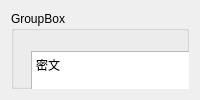
   <widget class="QWidget" name="tab_linetest">
    <attribute name="title">
     <string>千寻账号</string>
    </attribute>
    <layout class="QVBoxLayout" name="verticalLayout_2">
     <item>
      <widget class="QGroupBox" name="groupBox_3">
       <property name="title">
        <string>GroupBox</string>
       </property>
       <widget class="QPushButton" name="pushButton_16">
        <property name="enabled">
         <bool>true</bool>
        </property>
        <property name="geometry">
         <rect>
          <x>480</x>
          <y>210</y>
          <width>121</width>
          <height>51</height>
         </rect>
        </property>
        <property name="text">
         <string>批加密</string>
        </property>
       </widget>
       <widget class="QTabWidget" name="tabWidget">
        <property name="geometry">
         <rect>
          <x>660</x>
          <y>490</y>
          <width>159</width>
          <height>80</height>
         </rect>
        </property>
        <widget class="QWidget" name="tab_2">
         <attribute name="title">
          <string>Tab 1</string>
         </attribute>
        </widget>
        <widget class="QWidget" name="tab_3">
         <attribute name="title">
          <string>Tab 2</string>
         </attribute>
        </widget>
       </widget>
       <widget class="QTextEdit" name="textEdit_account_imei">
        <property name="geometry">
         <rect>
          <x>20</x>
          <y>290</y>
          <width>451</width>
          <height>61</height>
         </rect>
        </property>
        <property name="html">
         <string>&lt;!DOCTYPE HTML PUBLIC &quot;-//W3C//DTD HTML 4.0//EN&quot; &quot;http://www.w3.org/TR/REC-html40/strict.dtd&quot;&gt;
&lt;html&gt;&lt;head&gt;&lt;meta name=&quot;qrichtext&quot; content=&quot;1&quot; /&gt;&lt;style type=&quot;text/css&quot;&gt;
p, li { white-space: pre-wrap; }
&lt;/style&gt;&lt;/head&gt;&lt;body style=&quot; font-family:'SimSun'; font-size:9pt; font-weight:400; font-style:normal;&quot;&gt;
&lt;p style=&quot; margin-top:0px; margin-bottom:0px; margin-left:0px; margin-right:0px; -qt-block-indent:0; text-indent:0px;&quot;&gt;IMEI&lt;/p&gt;&lt;/body&gt;&lt;/html&gt;</string>
        </property>
       </widget>
       <widget class="QTextEdit" name="textEdit_account_filename">
        <property name="geometry">
         <rect>
          <x>20</x>
          <y>210</y>
          <width>441</width>
          <height>51</height>
         </rect>
        </property>
        <property name="html">
         <string>&lt;!DOCTYPE HTML PUBLIC &quot;-//W3C//DTD HTML 4.0//EN&quot; &quot;http://www.w3.org/TR/REC-html40/strict.dtd&quot;&gt;
&lt;html&gt;&lt;head&gt;&lt;meta name=&quot;qrichtext&quot; content=&quot;1&quot; /&gt;&lt;style type=&quot;text/css&quot;&gt;
p, li { white-space: pre-wrap; }
&lt;/style&gt;&lt;/head&gt;&lt;body style=&quot; font-family:'SimSun'; font-size:9pt; font-weight:400; font-style:normal;&quot;&gt;
&lt;p style=&quot; margin-top:0px; margin-bottom:0px; margin-left:0px; margin-right:0px; -qt-block-indent:0; text-indent:0px;&quot;&gt;account.xlsx&lt;/p&gt;&lt;/body&gt;&lt;/html&gt;</string>
        </property>
       </widget>
       <widget class="QPushButton" name="pushButton_17">
        <property name="geometry">
         <rect>
          <x>480</x>
          <y>290</y>
          <width>121</width>
          <height>61</height>
         </rect>
        </property>
        <property name="text">
         <string>发送</string>
        </property>
       </widget>
       <widget class="QLabel" name="lb_account_result">
        <property name="geometry">
         <rect>
          <x>20</x>
          <y>380</y>
          <width>461</width>
          <height>61</height>
         </rect>
        </property>
        <property name="styleSheet">
         <string notr="true">background-color: rgb(229, 252, 255);</string>
        </property>
        <property name="text">
         <string>RESULT</string>
        </property>
        <property name="wordWrap">
         <bool>true</bool>
        </property>
       </widget>
       <widget class="QTextEdit" name="textEdit_account_cipx">
        <property name="enabled">
         <bool>true</bool>
        </property>
        <property name="geometry">
         <rect>
          <x>20</x>
          <y>40</y>
          <width>441</width>
          <height>51</height>
         </rect>
        </property>
        <property name="html">
         <string>&lt;!DOCTYPE HTML PUBLIC &quot;-//W3C//DTD HTML 4.0//EN&quot; &quot;http://www.w3.org/TR/REC-html40/strict.dtd&quot;&gt;
&lt;html&gt;&lt;head&gt;&lt;meta name=&quot;qrichtext&quot; content=&quot;1&quot; /&gt;&lt;style type=&quot;text/css&quot;&gt;
p, li { white-space: pre-wrap; }
&lt;/style&gt;&lt;/head&gt;&lt;body style=&quot; font-family:'SimSun'; font-size:9pt; font-weight:400; font-style:normal;&quot;&gt;
&lt;p style=&quot; margin-top:0px; margin-bottom:0px; margin-left:0px; margin-right:0px; -qt-block-indent:0; text-indent:0px;&quot;&gt;密文&lt;/p&gt;&lt;/body&gt;&lt;/html&gt;</string>
        </property>
       </widget>
       <widget class="QPushButton" name="pushButton_18">
        <property name="enabled">
         <bool>false</bool>
        </property>
        <property name="geometry">
         <rect>
          <x>470</x>
          <y>90</y>
          <width>121</width>
          <height>61</height>
         </rect>
        </property>
        <property name="text">
         <string>解密</string>
        </property>
       </widget>
       <widget class="QPushButton" name="pushButton_19">
        <property name="enabled">
         <bool>true</bool>
        </property>
        <property name="geometry">
         <rect>
          <x>470</x>
          <y>40</y>
          <width>121</width>
          <height>51</height>
         </rect>
        </property>
        <property name="text">
         <string>单独设置</string>
        </property>
       </widget>
      </widget>
     </item>
    </layout>
   </widget>
